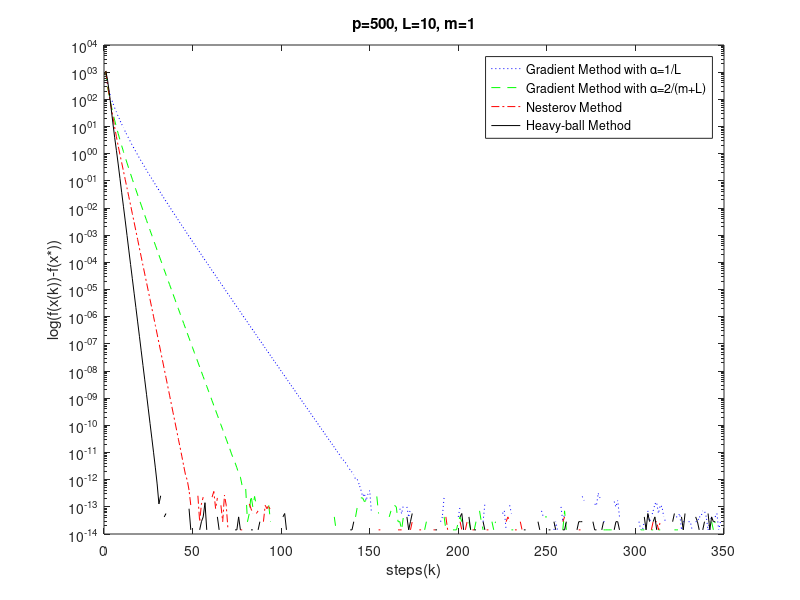

This figure's MATLAB source:
clear;
%specify the problem dimension
p=500;
%you should specifiy  the value of L by yourself
L=10;
%you should specify the value of m by yourself
m=1;


%compute the condition number
kappa=L/m;

%generate Q
Q=randn(p,p); [A, R]=qr(Q);
D=rand(p,1);D=10.^D;Dmin=min(D);Dmax=max(D);
D=(D-Dmin)/(Dmax-Dmin);
D=m+D*(L-m);
Q=A'*diag(D)*A;

%generate vector q
q=randn(p,1);

%generate scalar r
r=randn(1,1);


N=350;
%optimal solution x*
xstar=-inv(Q)*q;
fstar=(0.5)*xstar'*Q*xstar+q'*xstar+r;
%initial condition of gradient method with alpha=1/L
xG1=ones(p,2);
fG1=(0.5)*xG1(:,2)'*Q*xG1(:,2)+q'*xG1(:,2)+r;
%initial condition of gradient method with alpha=2/(m+L)
xG2=ones(p,2);
fG2=(0.5)*xG2(:,2)'*Q*xG2(:,2)+q'*xG2(:,2)+r;
%initial condition of Nesterov's accelerated method
xN=ones(p,2);
fN=(0.5)*xN(:,2)'*Q*xN(:,2)+q'*xN(:,2)+r;
%initial condition of Heavy-ball method
xH=ones(p,2);
fH=(0.5)*xH(:,2)'*Q*xH(:,2)+q'*xH(:,2)+r;
for k=2:N;
    %Gradient method with alpha=1/L
    xG1(:,k+1)=xG1(:,k)-(1/L)*(Q*xG1(:,k)+q);
    fG1(k)=(0.5)*xG1(:,k+1)'*Q*xG1(:,k+1)+q'*xG1(:,k+1)+r;
    %Gradient method with alpha=2/(m+L)
    xG2(:,k+1)=xG2(:,k)-(2/(m+L))*(Q*xG2(:,k)+q);
    fG2(k)=(0.5)*xG2(:,k+1)'*Q*xG2(:,k+1)+q'*xG2(:,k+1)+r;
    %Nesterov's method
    bN=(sqrt(L)-sqrt(m))/(sqrt(L)+sqrt(m));
    xN(:,k+1)=(1+bN)*xN(:,k)-bN*xN(:,k-1)-(1/L)*(Q*((1+bN)*xN(:,k)-bN*xN(:,k-1))+q);
    fN(k)=(0.5)*xN(:,k+1)'*Q*xN(:,k+1)+q'*xN(:,k+1)+r;
    %Heavy-ball method
    aH=4/(sqrt(L)+sqrt(m))^2;
    bH=bN^2;
    xH(:,k+1)=(1+bH)*xH(:,k)-bH*xH(:,k-1)-aH*(Q*xH(:,k)+q);
    fH(k)=(0.5)*xH(:,k+1)'*Q*xH(:,k+1)+q'*xH(:,k+1)+r;
end
%plot results
semilogy(1:N, fG1-fstar,'b:', 1:N, fG2-fstar,'g--', 1:N, fN-fstar,'r-.', 1:N, fH-fstar,'k')
legend('Gradient Method with \alpha=1/L', 'Gradient Method with \alpha=2/(m+L)', 'Nesterov Method', 'Heavy-ball Method')
title(['p=',int2str(p),', L=',num2str(L),', m=',num2str(m)])
xlabel('steps(k)');
ylabel('log(f(x(k))-f(x*))');

